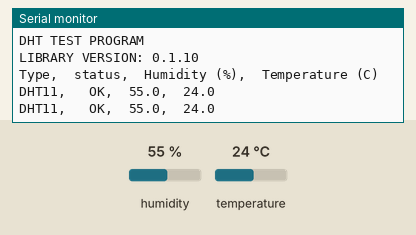
This sketch was run on a simulated Arduino Uno, built with avr-gcc and run on an emulated ATmega328P. Parts: the last lines printed to the serial monitor. Wiring (inferred from the names in the program): DHT11 sensor: data pin 7. Inputs (shaded band) come from the test bench; at power-on: humidity 55 %, temperature 24 °C.

Above: at 2.8 s.
2.9 s: humidity set to 22 %
At 5.2 s:
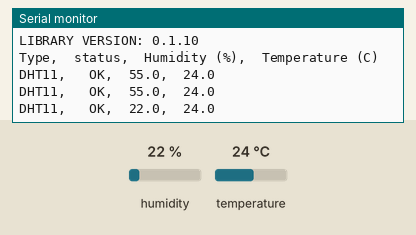
5.6 s: temperature set to 12 °C
At 7.5 s:
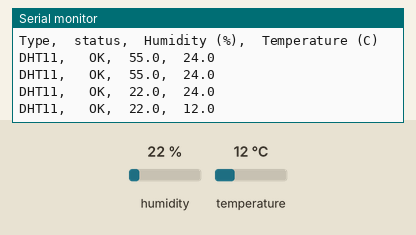
8.3 s: humidity set to 40 %
At 11.0 s:
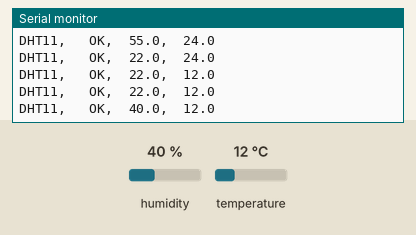
Timing chart, 0 to 12.5 s (numbered marks = the images above; inputs shaded):
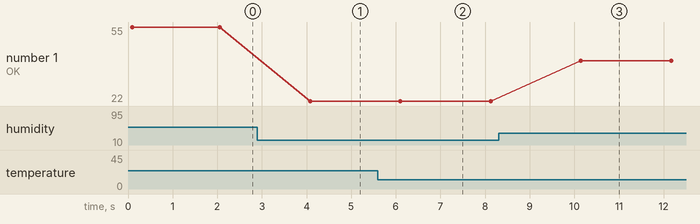

Measured:
- after the input at 2.9 s, the serial monitor: prints a new line after 1.2 s (image 1)
- after the input at 5.6 s, the serial monitor: prints a new line after 0.50 s (image 2)
- after the input at 8.3 s, the serial monitor: prints a new line after 1.8 s (image 3)
- plotted number 1: 55 → 22 after the input at 2.9 s, 22 → 40 after the input at 8.3 s

The sketch:

DHT_OK_For_86duino_Product.ino
```cpp
//
//    FILE: dht11_test.ino
//  AUTHOR: Rob Tillaart
// VERSION: 0.1.00
// PURPOSE: DHT library test sketch for DHT11 && Arduino
//     URL:
//
// Released to the public domain
//

#define DHT_LIB_VERSION "0.1.10"

#define DHTLIB_OK                0
#define DHTLIB_ERROR_CHECKSUM   -1
#define DHTLIB_ERROR_TIMEOUT    -2
#define DHTLIB_INVALID_VALUE    -999

#define DHTLIB_DHT11_WAKEUP     18
#define DHTLIB_DHT22_WAKEUP     1
#define TIMEOUT (F_CPU/40000)

class dht
{
public:
    int read11(uint8_t pin);
    int read21(uint8_t pin);
    int read22(uint8_t pin);

    double humidity;
    double temperature;

private:
    uint8_t bits[5];  // buffer to receive data
    int read(uint8_t pin, uint8_t wakeupDelay);
};

dht DHT;

#define DHT11_PIN 7

void setup()
{
  Serial.begin(9600);
  Serial.println("DHT TEST PROGRAM ");
  Serial.print("LIBRARY VERSION: ");
  Serial.println(DHT_LIB_VERSION);
  Serial.println();
  Serial.println("Type,\tstatus,\tHumidity (%),\tTemperature (C)");
}

void loop()
{
  // READ DATA
  Serial.print("DHT11, \t");
  int chk = DHT.read11(DHT11_PIN);
  switch (chk)
  {
    case DHTLIB_OK:
                Serial.print("OK,\t");
                break;
    case DHTLIB_ERROR_CHECKSUM:
                Serial.print("Checksum error,\t");
                break;
    case DHTLIB_ERROR_TIMEOUT:
                Serial.print("Time out error,\t");
                break;
    default:
                Serial.print("Unknown error,\t");
                break;
  }
  // DISPLAY DATA
  Serial.print(DHT.humidity, 1);
  Serial.print(",\t");
  Serial.println(DHT.temperature, 1);

  delay(2000);
}
int dht::read11(uint8_t pin)
{
    // READ VALUES
    int rv = read(pin, DHTLIB_DHT11_WAKEUP);
    if (rv != DHTLIB_OK)
    {
        humidity    = DHTLIB_INVALID_VALUE; // invalid value, or is NaN prefered?
        temperature = DHTLIB_INVALID_VALUE; // invalid value
        return rv;
    }

    // CONVERT AND STORE
    humidity    = bits[0];  // bits[1] == 0;
    temperature = bits[2];  // bits[3] == 0;

    // TEST CHECKSUM
    // bits[1] && bits[3] both 0
    uint8_t sum = bits[0] + bits[2];
    if (bits[4] != sum) return DHTLIB_ERROR_CHECKSUM;

    return DHTLIB_OK;
}

// return values:
// DHTLIB_OK
// DHTLIB_ERROR_CHECKSUM
// DHTLIB_ERROR_TIMEOUT
int dht::read21(uint8_t pin)
{
    // dataformat & wakeup identical to DHT22
    return read22(pin);
}

// return values:
// DHTLIB_OK
// DHTLIB_ERROR_CHECKSUM
// DHTLIB_ERROR_TIMEOUT
int dht::read22(uint8_t pin)
{
    // READ VALUES
    int rv = read(pin, DHTLIB_DHT22_WAKEUP);
    if (rv != DHTLIB_OK)
    {
        humidity    = DHTLIB_INVALID_VALUE;  // invalid value, or is NaN prefered?
        temperature = DHTLIB_INVALID_VALUE;  // invalid value
        return rv; // propagate error value
    }

    // CONVERT AND STORE
    humidity = word(bits[0], bits[1]) * 0.1;

    if (bits[2] & 0x80) // negative temperature
    {
        temperature = -0.1 * word(bits[2] & 0x7F, bits[3]);
    }
    else
    {
        temperature = 0.1 * word(bits[2], bits[3]);
    }

    // TEST CHECKSUM
    uint8_t sum = bits[0] + bits[1] + bits[2] + bits[3];
    if (bits[4] != sum) return DHTLIB_ERROR_CHECKSUM;

    return DHTLIB_OK;
}

/////////////////////////////////////////////////////
//
// PRIVATE
//

// return values:
// DHTLIB_OK
// DHTLIB_ERROR_TIMEOUT
int dht::read(uint8_t pin, uint8_t wakeupDelay)
{
    // INIT BUFFERVAR TO RECEIVE DATA
    uint8_t mask = 128;
    uint8_t idx = 0;

    // EMPTY BUFFER
    for (uint8_t i = 0; i < 5; i++) bits[i] = 0;

    // REQUEST SAMPLE
    pinMode(pin, OUTPUT);
    digitalWrite(pin, LOW);
    delay(wakeupDelay);
    digitalWrite(pin, HIGH);
    delayMicroseconds(40);
    pinMode(pin, INPUT);

    // GET ACKNOWLEDGE or TIMEOUT
    unsigned int loopCnt = TIMEOUT;
    while(digitalRead(pin) == LOW)
    {
        if (--loopCnt == 0) return DHTLIB_ERROR_TIMEOUT;
    }

    loopCnt = TIMEOUT;
    while(digitalRead(pin) == HIGH)
    {
        if (--loopCnt == 0) return DHTLIB_ERROR_TIMEOUT;
    }

    // READ THE OUTPUT - 40 BITS => 5 BYTES
    for (uint8_t i = 0; i < 40; i++)
    {
        loopCnt = TIMEOUT;
        while(digitalRead(pin) == LOW)
        {
            if (--loopCnt == 0) return DHTLIB_ERROR_TIMEOUT;
        }

        unsigned long t = micros();

        loopCnt = TIMEOUT;
        while(digitalRead(pin) == HIGH)
        {
            if (--loopCnt == 0) return DHTLIB_ERROR_TIMEOUT;
        }

        if ((micros() - t) > 40) bits[idx] |= mask;
        mask >>= 1;
        if (mask == 0)   // next byte?
        {
            mask = 128;
            idx++;
        }
    }
    return DHTLIB_OK;
}
//
// END OF FILE
//
```
